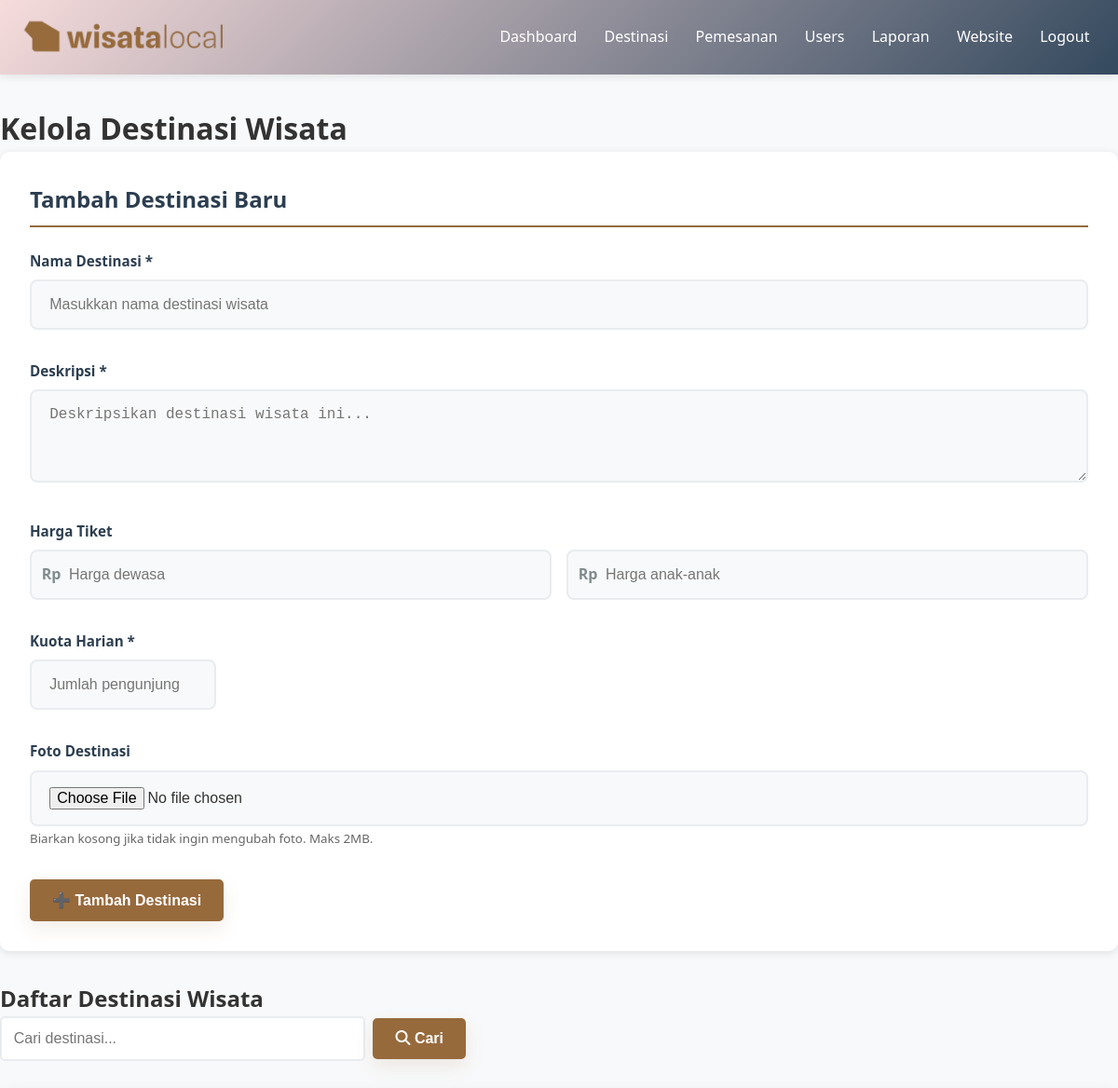
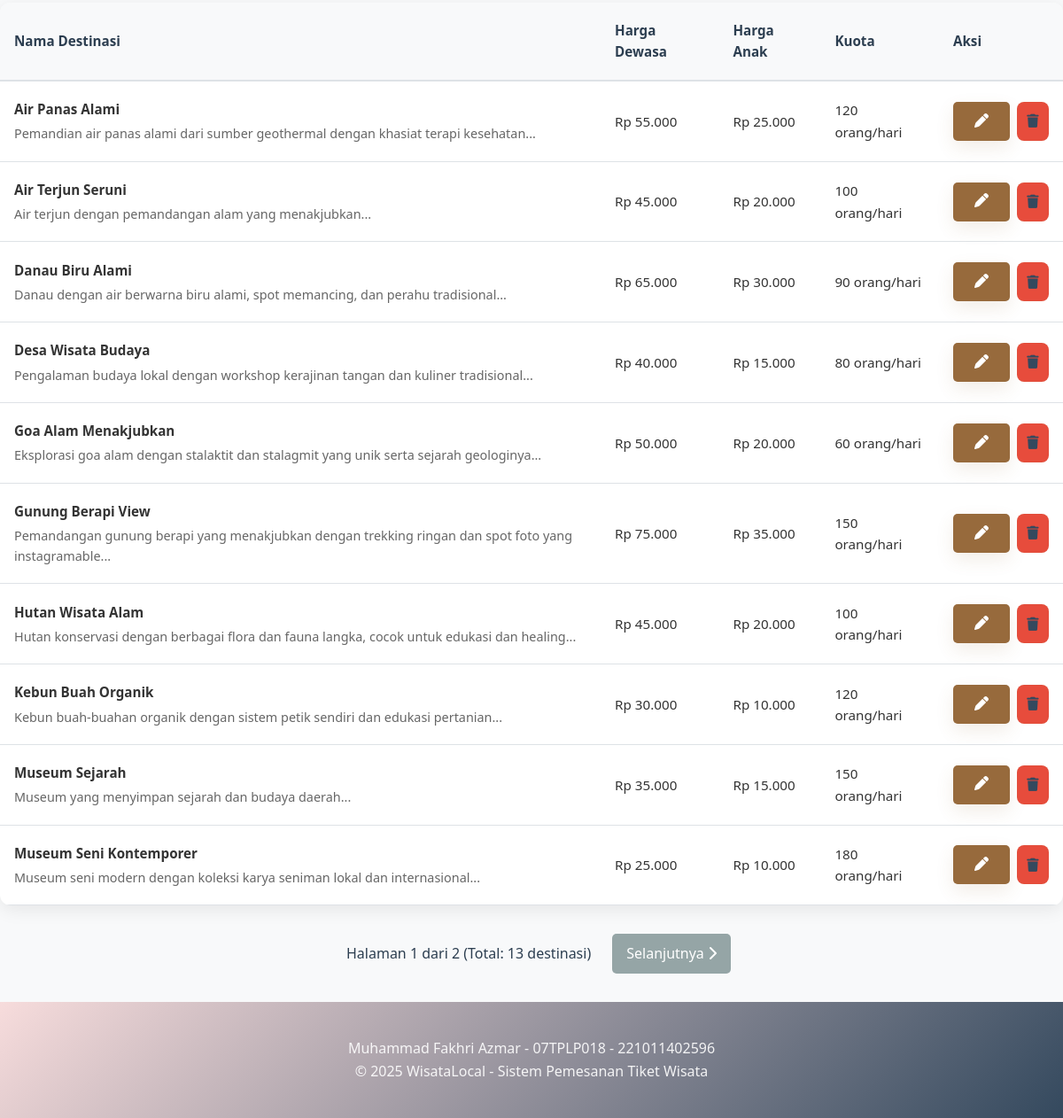
The page /admin/destinasi.php (signed in) on the database its author committed (2 pictures, top to bottom).
### tables this page shows
CREATE TABLE `destinasi` (
  `id` int(11) NOT NULL AUTO_INCREMENT,
  `nama_destinasi` varchar(100) NOT NULL,
  `deskripsi` text DEFAULT NULL,
  `harga_dewasa` decimal(10,2) NOT NULL,
  `harga_anak` decimal(10,2) NOT NULL,
  `kuota_harian` int(11) NOT NULL,
  `gambar` varchar(255) DEFAULT NULL,
  `created_at` timestamp NOT NULL DEFAULT current_timestamp(),
  `foto` varchar(255) DEFAULT NULL,
  PRIMARY KEY (`id`)
);

### config/config.php (called while the page is built, shortened)
<?php
function formatRupiah($number) {
    return 'Rp ' . number_format($number, 0, ',', '.');
}
?>

### admin/destinasi.php (the view, shortened to what this page needs)
<?php
require_once '../config/config.php';
$db = (new Database())->getConnection();
$search = $_GET['search'] ?? '';
$page = isset($_GET['page']) ? max(1, intval($_GET['page'])) : 1;
$perPage = 10;
$offset = ($page - 1) * $perPage;
if(!empty($search)) {
    $searchParam = "%{$search}%";
    $countStmt = $db->prepare("SELECT COUNT(*) as total FROM destinasi WHERE nama_destinasi LIKE ? OR deskripsi LIKE ?");
    $countStmt->execute([$searchParam, $searchParam]);
    $totalRecords = $countStmt->fetch(PDO::FETCH_ASSOC)['total'];
    $totalPages = ceil($totalRecords / $perPage);
    $stmt = $db->prepare("SELECT * FROM destinasi WHERE nama_destinasi LIKE ? OR deskripsi LIKE ? ORDER BY nama_destinasi LIMIT ? OFFSET ?");
    $stmt->bindValue(1, $searchParam, PDO::PARAM_STR);
    $stmt->bindValue(2, $searchParam, PDO::PARAM_STR);
    $stmt->bindValue(3, $perPage, PDO::PARAM_INT);
    $stmt->bindValue(4, $offset, PDO::PARAM_INT);
    $stmt->execute();
    $destinasi = $stmt->fetchAll(PDO::FETCH_ASSOC);
} else {
    $countStmt = $db->query("SELECT COUNT(*) as total FROM destinasi");
    $totalRecords = $countStmt->fetch(PDO::FETCH_ASSOC)['total'];
    $totalPages = ceil($totalRecords / $perPage);
    $stmt = $db->prepare("SELECT * FROM destinasi ORDER BY nama_destinasi LIMIT ? OFFSET ?");
    $stmt->bindValue(1, $perPage, PDO::PARAM_INT);
    $stmt->bindValue(2, $offset, PDO::PARAM_INT);
    $stmt->execute();
    $destinasi = $stmt->fetchAll(PDO::FETCH_ASSOC);
}
$edit_destinasi = null;
?>
<!DOCTYPE html>
<html>
<head>
    <link rel="stylesheet" href="../css/style.css">
    <link rel="stylesheet" href="https://cdnjs.cloudflare.com/ajax/libs/font-awesome/6.4.0/css/all.min.css">
</head>
<body>
    <?php include 'header-admin.php'; ?>
    <main class="container">
        <h1>Kelola Destinasi Wisata</h1>
        <div class="form-container">
            <h2><?php echo $edit_destinasi ? 'Edit Destinasi' : 'Tambah Destinasi Baru'; ?></h2>
            <form method="POST" enctype="multipart/form-data">
                <div class="form-grid">
                    <div class="form-group full-width">
                        <label class="form-label" for="nama_destinasi">Nama Destinasi *</label>
                        <input type="text" class="form-control" id="nama_destinasi" name="nama_destinasi"
                               placeholder="Masukkan nama destinasi wisata"
                               value="<?php echo $edit_destinasi['nama_destinasi'] ?? ''; ?>" required>
                    </div>
                    <div class="form-group full-width">
                        <label class="form-label" for="deskripsi">Deskripsi *</label>
                        <textarea class="form-control" id="deskripsi" name="deskripsi"
                                  placeholder="Deskripsikan destinasi wisata ini..."
                                  required><?php echo $edit_destinasi['deskripsi'] ?? ''; ?></textarea>
                    </div>
                    <div class="form-group full-width">
                        <label class="form-label">Harga Tiket</label>
                        <div class="price-inputs">
                            <div class="input-group">
                                <span class="input-prefix">Rp</span>
                                <input type="number" class="form-control" name="harga_dewasa"
                                       placeholder="Harga dewasa"
                                       value="<?php echo $edit_destinasi['harga_dewasa'] ?? ''; ?>" required min="0">
                            </div>
                            <div class="input-group">
                                <span class="input-prefix">Rp</span>
                                <input type="number" class="form-control" name="harga_anak"
                                       placeholder="Harga anak-anak"
                                       value="<?php echo $edit_destinasi['harga_anak'] ?? ''; ?>" required min="0">
                            </div>
                        </div>
                    </div>
                    <div class="form-group">
                        <label class="form-label" for="kuota_harian">Kuota Harian *</label>
                        <input type="number" class="form-control kuota-input" id="kuota_harian" name="kuota_harian"
                               placeholder="Jumlah pengunjung per hari"
                               value="<?php echo $edit_destinasi['kuota_harian'] ?? ''; ?>" required min="1">
                    </div>
                    <div class="form-group full-width">
                        <label class="form-label" for="foto">Foto Destinasi</label>
                        <input type="file" class="form-control" id="foto" name="foto" accept="image/*">
                        <small style="color:#666;">Biarkan kosong jika tidak ingin mengubah foto. Maks 2MB.</small>
                    </div>
                </div>
                <div class="form-actions">
                    <button type="submit" class="btn-primary">
                        <?php echo $edit_destinasi ? '💾 Update Destinasi' : '➕ Tambah Destinasi'; ?>
                    </button>
                </div>
            </form>
        </div>
        <h2>Daftar Destinasi Wisata</h2>
        <div style="margin-bottom: 1.5rem;">
            <form method="GET" action="destinasi.php" style="display: flex; gap: 0.5rem; align-items: center; max-width: 500px;">
                <input type="text" name="search" value="<?php echo htmlspecialchars($search); ?>"
                       placeholder="Cari destinasi..."
                       style="flex: 1; padding: 0.8rem; border: 2px solid #e9ecef; border-radius: 5px; font-size: 1rem;">
                <button type="submit" class="btn-primary" style="padding: 0.8rem 1.5rem;">
                    <i class="fa fa-search"></i> Cari
                </button>
            </form>
        </div>
        <div class="table-container">
            <table>
                <thead>
                    <tr>
                        <th>Nama Destinasi</th>
                        <th>Harga Dewasa</th>
                        <th>Harga Anak</th>
                        <th>Kuota</th>
                        <th>Aksi</th>
                    </tr>
                </thead>
                <tbody>
                    <?php foreach($destinasi as $d): ?>
                    <tr>
                        <td>
                            <strong><?php echo $d['nama_destinasi']; ?></strong>
                            <p style="margin: 0.25rem 0 0 0; color: #666; font-size: 0.9rem;">
                                <?php echo substr($d['deskripsi'], 0, 100); ?>...
                            </p>
                        </td>
                        <td><?php echo formatRupiah($d['harga_dewasa']); ?></td>
                        <td><?php echo formatRupiah($d['harga_anak']); ?></td>
                        <td><?php echo $d['kuota_harian']; ?> orang/hari</td>
                        <td>
                            <div class="action-buttons">
                                <a href="destinasi.php?edit=<?php echo $d['id']; ?>" class="btn btn-small btn-primary" title="Edit">
                                    <i class="fa fa-pen"></i>
                                </a>
                                <a href="destinasi.php?action=delete&id=<?php echo $d['id']; ?>"
                                   class="btn btn-small btn-cancel"
                                   onclick="return confirm('Yakin ingin menghapus destinasi <?php echo $d['nama_destinasi']; ?>?')" title="Hapus">
                                    <i class="fa fa-trash"></i>
                                </a>
                            </div>
                        </td>
                    </tr>
                    <?php endforeach; ?>
                </tbody>
            </table>
        </div>
        <?php if($totalPages > 1): ?>
        <div style="margin-top: 2rem; display: flex; justify-content: center; align-items: center; gap: 0.5rem; flex-wrap: wrap;">
            <span style="padding: 0.6rem 1rem; color: #2c3e50;">
                Halaman <?php echo $page; ?> dari <?php echo $totalPages; ?>
                (Total: <?php echo $totalRecords; ?> destinasi)
            </span>
            <?php if($page < $totalPages): ?>
                <a href="?page=<?php echo $page + 1; ?><?php echo !empty($search) ? '&search=' . urlencode($search) : ''; ?>"
                   class="btn-secondary" style="padding: 0.6rem 1rem;">
                    Selanjutnya <i class="fa fa-chevron-right"></i>
                </a>
            <?php endif; ?>
        </div>
        <?php endif; ?>
    </main>
</body>
<?php
include '../includes/footer.php';
?>
</html>

### css/style.css (style rules this page uses)
* { margin: 0; padding: 0; box-sizing: border-box; }
html { scroll-behavior: smooth; }
body { font-family: 'Segoe UI', Tahoma, Geneva, Verdana, sans-serif; line-height: 1.6; color: #333; background-color: #f8f9fa; min-height: 100vh; display: flex; flex-direction: column; }
.container { max-width: 1200px; margin: 0 auto; padding: 0 20px; width: 100%; }
:root { --brown: #976a3c; --brown-dark: #34495e; --brown-soft: #f7efe6; --primary: #1e73be; --muted: #6c757d; }
main.container { flex: 1; padding: 2rem 0; margin-top: 0; }
.btn { display: inline-block; padding: 0.65rem 1.1rem; background: var(--primary); color: #fff; text-decoration: none; border-radius: 999px; border: none; cursor: pointer; font-size: 0.95rem; font-weight: 600; transition: transform 0.18s ease, box-shadow 0.18s ease, filter 0.12s ease; text-align: center; min-height: 40px; line-height: 1; }
.form-group { margin-bottom: 1.5rem; }
.form-group label { display: block; margin-bottom: 0.5rem; font-weight: 600; color: #2c3e50; font-size: 0.95rem; }
.form-group input, .form-group textarea, .form-group select { width: 100%; padding: 1rem 1.2rem; border: 2px solid #e9ecef; border-radius: 8px; font-size: 1rem; transition: all 0.3s ease; background: #f8f9fa; }
.table-container { background: white; border-radius: 12px; overflow: hidden; box-shadow: 0 5px 20px rgba(0, 0, 0, 0.08); margin: 2rem 0; }
table { width: 100%; border-collapse: collapse; font-size: 0.95rem; }
th, td { padding: 1.2rem 1rem; text-align: left; border-bottom: 1px solid #dee2e6; }
th { background: #f8f9fa; font-weight: 600; color: #2c3e50; border-bottom: 2px solid #dee2e6; }
.action-buttons { display: flex; gap: 0.5rem; }
.btn-primary { display: inline-flex; align-items: center; justify-content: center; gap: 0.5rem; padding: 0.85rem 1.6rem; background: linear-gradient(90deg, var(--brown) 0%, var(--brown-dark) 100%); color: #fff; border-radius: 999px; border: none; cursor: pointer; font-weight: 700; font-size: 1rem; box-shadow: 0 20px 50px rgba(151,106,60,0.12); transition: transform 0.18s ease, box-shadow 0.18s ease, filter 0.12s ease; min-height: 44px; padding-left: 1.2rem; padding-right: 1.2rem; }
.btn-primary { display: inline-block; padding: 0.8rem 1.4rem; background: linear-gradient(90deg, var(--brown) 0%, var(--brown-dark) 100%); color: #fff; border-radius: 10px; border: none; cursor: pointer; font-weight: 600; box-shadow: 0 8px 20px rgba(151,106,60,0.12); transition: transform 0.18s ease, box-shadow 0.18s ease; }
.btn-cancel { background: #e74c3c !important; color: white; }
.btn-small { display:inline-flex; align-items:center; justify-content:center; padding:0.35rem 0.55rem; background: transparent; color: var(--brown-dark); border-radius:8px; text-decoration:none; font-weight:700; min-width:36px; border: 1px solid rgba(151,106,60,0.06); }

### admin/destinasi.php (style rules this page uses)
.form-container { background: white; padding: 2rem; border-radius: 10px; box-shadow: 0 2px 10px rgba(0,0,0,0.1); margin-bottom: 2rem; }
.form-container h2 { color: #2c3e50; margin-bottom: 1.5rem; padding-bottom: 0.5rem; border-bottom: 2px solid #976a3c; }
.form-grid { display: grid; grid-template-columns: 1fr 1fr; gap: 1rem; }
.form-group { margin-bottom: 1rem; }
.form-group.full-width { grid-column: 1 / -1; }
.form-label { display: block; margin-bottom: 0.5rem; font-weight: 600; color: #2c3e50; }
.form-control { width: 100%; padding: 0.8rem; border: 2px solid #e9ecef; border-radius: 5px; font-size: 1rem; transition: border-color 0.3s ease; }
textarea.form-control { resize: vertical; min-height: 100px; }
.form-actions { grid-column: 1 / -1; display: flex; gap: 1rem; justify-content: flex-start; margin-top: 1rem; }
.btn-primary { background: #976a3c; color: white; padding: 0.8rem 1.5rem; border: none; border-radius: 5px; cursor: pointer; font-size: 1rem; text-decoration: none; display: inline-block; }
.btn-secondary { background: #95a5a6; color: white; padding: 0.8rem 1.5rem; border: none; border-radius: 5px; cursor: pointer; font-size: 1rem; text-decoration: none; display: inline-block; }
.price-inputs { display: grid; grid-template-columns: 1fr 1fr; gap: 1rem; }
.input-group { position: relative; }
.input-prefix { position: absolute; left: 0.8rem; top: 50%; transform: translateY(-50%); color: #7f8c8d; font-weight: bold; }
.input-group .form-control { padding-left: 2.5rem; }
.kuota-input { max-width: 200px; }

### rows shown on the page
destinasi: nama_destinasi "Air Panas Alami", deskripsi "Pemandian air panas alami dari sumber geothermal dengan khasiat terapi kesehatan", harga_dewasa "Rp 55.000", harga_anak "Rp 25.000", kuota_harian "120"
destinasi: nama_destinasi "Air Terjun Seruni", deskripsi "Air terjun dengan pemandangan alam yang menakjubkan", harga_dewasa "Rp 45.000", harga_anak "Rp 20.000", kuota_harian "100"
destinasi: nama_destinasi "Danau Biru Alami", deskripsi "Danau dengan air berwarna biru alami, spot memancing, dan perahu tradisional", harga_dewasa "Rp 65.000", harga_anak "Rp 30.000", kuota_harian "90"
destinasi: nama_destinasi "Desa Wisata Budaya", deskripsi "Pengalaman budaya lokal dengan workshop kerajinan tangan dan kuliner tradisional", harga_dewasa "Rp 40.000", harga_anak "Rp 15.000", kuota_harian "80"
destinasi: nama_destinasi "Goa Alam Menakjubkan", deskripsi "Eksplorasi goa alam dengan stalaktit dan stalagmit yang unik serta sejarah geologinya", harga_dewasa "Rp 50.000", harga_anak "Rp 20.000", kuota_harian "60"
destinasi: nama_destinasi "Gunung Berapi View", deskripsi "Pemandangan gunung berapi yang menakjubkan dengan trekking ringan dan spot foto yang instagramable", harga_dewasa "Rp 75.000", harga_anak "Rp 35.000", kuota_harian "150"
destinasi: nama_destinasi "Hutan Wisata Alam", deskripsi "Hutan konservasi dengan berbagai flora dan fauna langka, cocok untuk edukasi dan healing", harga_dewasa "Rp 45.000", harga_anak "Rp 20.000", kuota_harian "100"
destinasi: nama_destinasi "Kebun Buah Organik", deskripsi "Kebun buah-buahan organik dengan sistem petik sendiri dan edukasi pertanian", harga_dewasa "Rp 30.000", harga_anak "Rp 10.000", kuota_harian "120"
destinasi: nama_destinasi "Museum Sejarah", deskripsi "Museum yang menyimpan sejarah dan budaya daerah", harga_dewasa "Rp 35.000", harga_anak "Rp 15.000", kuota_harian "150"
destinasi: nama_destinasi "Museum Seni Kontemporer", deskripsi "Museum seni modern dengan koleksi karya seniman lokal dan internasional", harga_dewasa "Rp 25.000", harga_anak "Rp 10.000", kuota_harian "180"

### other values the page prints
$page "1"
$totalPages "2"
$totalRecords "13"
